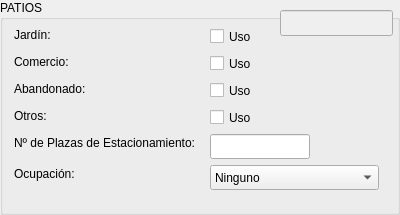
<?xml version="1.0" encoding="UTF-8"?>
<ui version="4.0">
 <class>PatiosForm</class>
 <widget class="QGroupBox" name="PatiosForm">
  <property name="geometry">
   <rect>
    <x>0</x>
    <y>0</y>
    <width>400</width>
    <height>215</height>
   </rect>
  </property>
  <property name="font">
   <font>
    <pointsize>9</pointsize>
   </font>
  </property>
  <property name="windowTitle">
   <string>Patios</string>
  </property>
  <property name="title">
   <string>PATIOS</string>
  </property>
  <widget class="QCheckBox" name="patioJardinCheck">
   <property name="geometry">
    <rect>
     <x>210</x>
     <y>26</y>
     <width>169</width>
     <height>21</height>
    </rect>
   </property>
   <property name="text">
    <string>Uso</string>
   </property>
  </widget>
  <widget class="QLabel" name="patioEstacionamientoLbl">
   <property name="geometry">
    <rect>
     <x>14</x>
     <y>134</y>
     <width>190</width>
     <height>18</height>
    </rect>
   </property>
   <property name="minimumSize">
    <size>
     <width>190</width>
     <height>0</height>
    </size>
   </property>
   <property name="maximumSize">
    <size>
     <width>190</width>
     <height>16777215</height>
    </size>
   </property>
   <property name="font">
    <font>
     <weight>50</weight>
     <bold>false</bold>
    </font>
   </property>
   <property name="text">
    <string>Nº de Plazas de Estacionamiento:</string>
   </property>
   <property name="alignment">
    <set>Qt::AlignLeading|Qt::AlignLeft|Qt::AlignVCenter</set>
   </property>
   <property name="buddy">
    <cstring>patioEstacionamientoEdit</cstring>
   </property>
  </widget>
  <widget class="QCheckBox" name="patioOtrosCheck">
   <property name="geometry">
    <rect>
     <x>210</x>
     <y>107</y>
     <width>169</width>
     <height>21</height>
    </rect>
   </property>
   <property name="text">
    <string>Uso</string>
   </property>
  </widget>
  <widget class="QLabel" name="patioComercioLbl">
   <property name="geometry">
    <rect>
     <x>14</x>
     <y>53</y>
     <width>190</width>
     <height>18</height>
    </rect>
   </property>
   <property name="minimumSize">
    <size>
     <width>190</width>
     <height>0</height>
    </size>
   </property>
   <property name="maximumSize">
    <size>
     <width>190</width>
     <height>16777215</height>
    </size>
   </property>
   <property name="font">
    <font>
     <weight>50</weight>
     <bold>false</bold>
    </font>
   </property>
   <property name="text">
    <string>Comercio:</string>
   </property>
   <property name="alignment">
    <set>Qt::AlignLeading|Qt::AlignLeft|Qt::AlignVCenter</set>
   </property>
   <property name="buddy">
    <cstring>patioComercioCheck</cstring>
   </property>
  </widget>
  <widget class="QLabel" name="patioAbandonadoLbl">
   <property name="geometry">
    <rect>
     <x>14</x>
     <y>80</y>
     <width>190</width>
     <height>18</height>
    </rect>
   </property>
   <property name="minimumSize">
    <size>
     <width>190</width>
     <height>0</height>
    </size>
   </property>
   <property name="maximumSize">
    <size>
     <width>190</width>
     <height>16777215</height>
    </size>
   </property>
   <property name="font">
    <font>
     <weight>50</weight>
     <bold>false</bold>
    </font>
   </property>
   <property name="text">
    <string>Abandonado:</string>
   </property>
   <property name="alignment">
    <set>Qt::AlignLeading|Qt::AlignLeft|Qt::AlignVCenter</set>
   </property>
   <property name="buddy">
    <cstring>patioAbandonadoCheck</cstring>
   </property>
  </widget>
  <widget class="QLineEdit" name="patioEstacionamientoEdit">
   <property name="geometry">
    <rect>
     <x>210</x>
     <y>134</y>
     <width>100</width>
     <height>25</height>
    </rect>
   </property>
   <property name="minimumSize">
    <size>
     <width>100</width>
     <height>25</height>
    </size>
   </property>
   <property name="maximumSize">
    <size>
     <width>100</width>
     <height>25</height>
    </size>
   </property>
   <property name="alignment">
    <set>Qt::AlignRight|Qt::AlignTrailing|Qt::AlignVCenter</set>
   </property>
  </widget>
  <widget class="QLabel" name="patioOcupacionLbl">
   <property name="geometry">
    <rect>
     <x>14</x>
     <y>165</y>
     <width>190</width>
     <height>18</height>
    </rect>
   </property>
   <property name="minimumSize">
    <size>
     <width>190</width>
     <height>0</height>
    </size>
   </property>
   <property name="maximumSize">
    <size>
     <width>190</width>
     <height>16777215</height>
    </size>
   </property>
   <property name="font">
    <font>
     <weight>50</weight>
     <bold>false</bold>
    </font>
   </property>
   <property name="text">
    <string>Ocupación:</string>
   </property>
   <property name="alignment">
    <set>Qt::AlignLeading|Qt::AlignLeft|Qt::AlignVCenter</set>
   </property>
   <property name="buddy">
    <cstring>patioOcupacionCmb</cstring>
   </property>
  </widget>
  <widget class="QCheckBox" name="patioComercioCheck">
   <property name="geometry">
    <rect>
     <x>210</x>
     <y>53</y>
     <width>169</width>
     <height>21</height>
    </rect>
   </property>
   <property name="text">
    <string>Uso</string>
   </property>
  </widget>
  <widget class="QComboBox" name="patioOcupacionCmb">
   <property name="geometry">
    <rect>
     <x>210</x>
     <y>165</y>
     <width>169</width>
     <height>25</height>
    </rect>
   </property>
   <item>
    <property name="text">
     <string>Ninguno</string>
    </property>
   </item>
  </widget>
  <widget class="QLabel" name="patioJardinLbl">
   <property name="geometry">
    <rect>
     <x>14</x>
     <y>26</y>
     <width>190</width>
     <height>18</height>
    </rect>
   </property>
   <property name="minimumSize">
    <size>
     <width>190</width>
     <height>0</height>
    </size>
   </property>
   <property name="maximumSize">
    <size>
     <width>190</width>
     <height>16777215</height>
    </size>
   </property>
   <property name="font">
    <font>
     <weight>50</weight>
     <bold>false</bold>
    </font>
   </property>
   <property name="text">
    <string>Jardín:</string>
   </property>
   <property name="alignment">
    <set>Qt::AlignLeading|Qt::AlignLeft|Qt::AlignVCenter</set>
   </property>
   <property name="buddy">
    <cstring>patioJardinCheck</cstring>
   </property>
  </widget>
  <widget class="QLabel" name="patioOtrosLbl">
   <property name="geometry">
    <rect>
     <x>14</x>
     <y>107</y>
     <width>190</width>
     <height>18</height>
    </rect>
   </property>
   <property name="minimumSize">
    <size>
     <width>190</width>
     <height>0</height>
    </size>
   </property>
   <property name="maximumSize">
    <size>
     <width>190</width>
     <height>16777215</height>
    </size>
   </property>
   <property name="font">
    <font>
     <weight>50</weight>
     <bold>false</bold>
    </font>
   </property>
   <property name="text">
    <string>Otros:</string>
   </property>
   <property name="alignment">
    <set>Qt::AlignLeading|Qt::AlignLeft|Qt::AlignVCenter</set>
   </property>
  </widget>
  <widget class="QCheckBox" name="patioAbandonadoCheck">
   <property name="geometry">
    <rect>
     <x>210</x>
     <y>80</y>
     <width>169</width>
     <height>21</height>
    </rect>
   </property>
   <property name="text">
    <string>Uso</string>
   </property>
  </widget>
  <widget class="QLineEdit" name="cuentaEdit">
   <property name="enabled">
    <bool>false</bool>
   </property>
   <property name="geometry">
    <rect>
     <x>280</x>
     <y>10</y>
     <width>113</width>
     <height>26</height>
    </rect>
   </property>
  </widget>
 </widget>
 <resources/>
 <connections/>
</ui>
